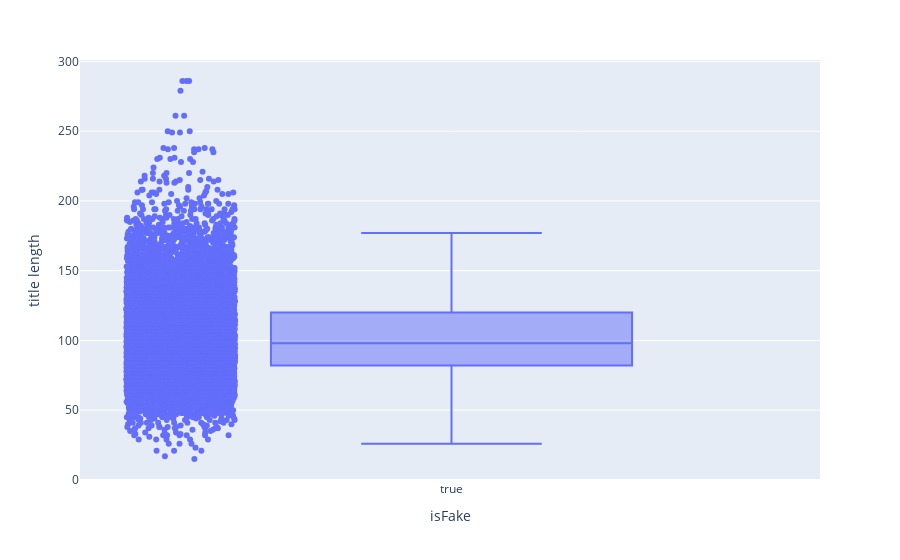

The notebook cell this image was saved under:
### Code cell
# Creating plot
fig=px.box(title_length,x='isFake',y='title length',points='all')
 
# show plot
fig.show()

### Figure 1 — Plotly figure (JSON) as saved in the notebook; plotly's stock layout.template omitted (floating-point values rounded to 4 significant figures; data arrays with more than 128 entries replaced by an {"elided": "..."} marker saying what was removed)
{"data": [{"alignmentgroup": "True", "boxpoints": "all", "hovertemplate": "isFake=%{x}<br>title length=%{y}<extra></extra>", "legendgroup": "", "marker": {"color": "#636efa"}, "name": "", "notched": false, "offsetgroup": "", "orientation": "v", "showlegend": false, "type": "box", "x": {"elided": "12568 bool values"}, "x0": " ", "xaxis": "x", "y": {"elided": "12568 int values"}, "y0": " ", "yaxis": "y"}], "layout": {"boxmode": "group", "legend": {"tracegroupgap": 0}, "margin": {"t": 60}, "xaxis": {"anchor": "y", "domain": [0, 1], "title": {"text": "isFake"}}, "yaxis": {"anchor": "x", "domain": [0, 1], "title": {"text": "title length"}}}}
